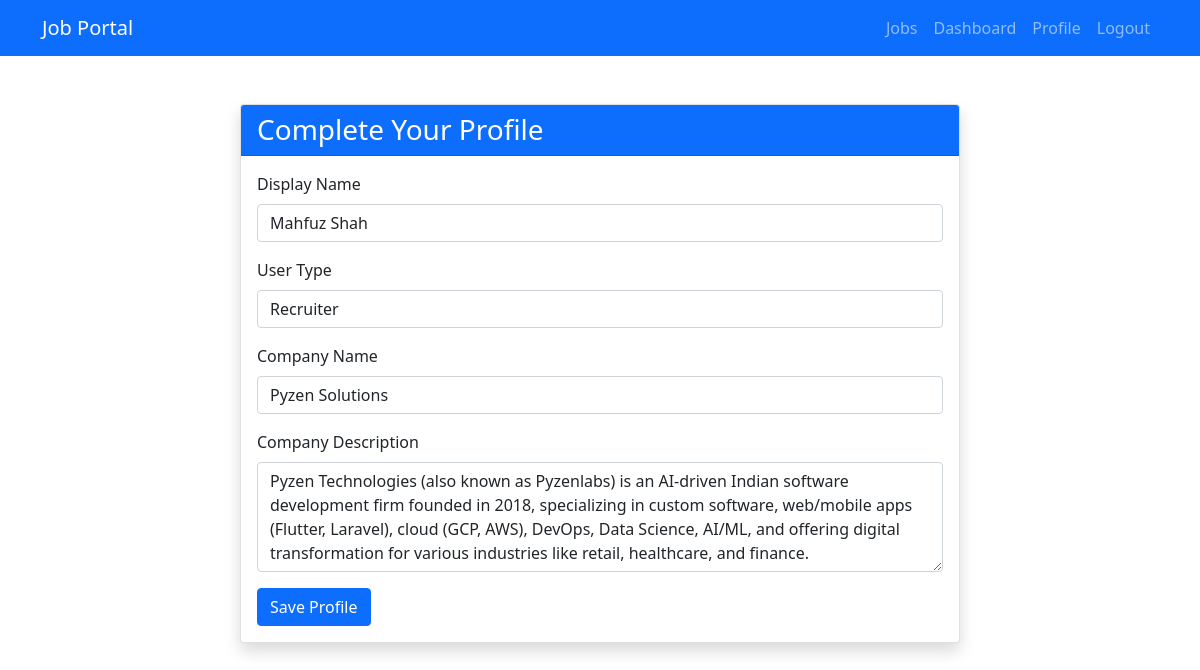
Screenshot of /profile/ (signed in) with the database file from the repository.
### JobPortal/models.py (models this page shows, shortened)
class UserProfile(models.Model):
    USER_TYPE_CHOICES = [
        ("recruiter", "Recruiter"),
        ("jobseeker", "Jobseeker"),
    ]
    user = models.OneToOneField(User, on_delete=models.CASCADE)
    display_name = models.CharField(max_length=100)
    user_type = models.CharField(max_length=10, choices=USER_TYPE_CHOICES)
    company_name = models.CharField(max_length=100, blank=True, null=True)
    company_description = models.TextField(blank=True, null=True)
    skills = models.TextField(blank=True, null=True)
    resume = models.FileField(upload_to="resumes/", blank=True, null=True)

### JobPortal/views.py (the view)
# urls.py: path("profile/", views.profile, name="profile"),
@login_required
def profile(request):
    profile, created = UserProfile.objects.get_or_create(user=request.user)
    if request.method == "POST":
        form = UserProfileForm(request.POST, request.FILES, instance=profile)
        if form.is_valid():
            form.save()
            return redirect("portal:dashboard")
    else:
        form = UserProfileForm(instance=profile)
    return render(request, "portal/profile.html", {"form": form})

### JobPortal/forms.py
class UserProfileForm(forms.ModelForm):
    class Meta:
        model = UserProfile
        fields = [
            "display_name",
            "user_type",
            "company_name",
            "company_description",
            "skills",
            "resume",
        ]
        widgets = {
            "company_description": forms.Textarea(attrs={"rows": 3}),
            "skills": forms.Textarea(attrs={"rows": 3}),
        }

### JobPortal/templates/portal/profile.html (shortened to what this page needs)
{% extends 'portal/base.html' %}
{% block content %}
<div class="container mt-5">
    <div class="row justify-content-center">
        <div class="col-md-8">
            <div class="card shadow">
                <div class="card-header bg-primary text-white">
                    <h3 class="card-title mb-0">Complete Your Profile</h3>
                </div>
                <div class="card-body">
                    <form method="post" enctype="multipart/form-data">
                        <div class="mb-3">
                            <label for="display_name" class="form-label">Display Name</label>
                            <input type="text" class="form-control" id="display_name" name="display_name" value="{{ form.display_name.value|default:'' }}" required>
                        </div>
                        <div class="mb-3">
                            <label for="user_type" class="form-label">User Type</label>
                            <select class="form-control" id="user_type" name="user_type" required>
                                <option value="recruiter" {% if form.user_type.value == 'recruiter' %}selected{% endif %}>Recruiter</option>
                            </select>
                        </div>
                        {% if form.user_type.value == 'recruiter' %}
                            <div class="mb-3">
                                <label for="company_name" class="form-label">Company Name</label>
                                <input type="text" class="form-control" id="company_name" name="company_name" value="{{ form.company_name.value|default:'' }}">
                            </div>
                            <div class="mb-3">
                                <label for="company_description" class="form-label">Company Description</label>
                                <textarea class="form-control" id="company_description" name="company_description" rows="4">{{ form.company_description.value|default:'' }}</textarea>
                            </div>
                        {% endif %}
                        <button type="submit" class="btn btn-primary">Save Profile</button>
                    </form>
                </div>
            </div>
        </div>
    </div>
</div>
{% endblock %}

### rows the page displays
UserProfile: display_name "Mahfuz Shah", user_type "Recruiter", company_name "Pyzen Solutions", company_description "Pyzen Technologies (also known as Pyzenlabs) is an AI-driven Indian software development firm founded in 2018, specializing in custom software, web/mobile apps (Flutter, Laravel), cloud (GCP, AWS), DevOps, Data Science, AI/ML, and offering digital transformation for various industries like retail, healthcare, and finance."
